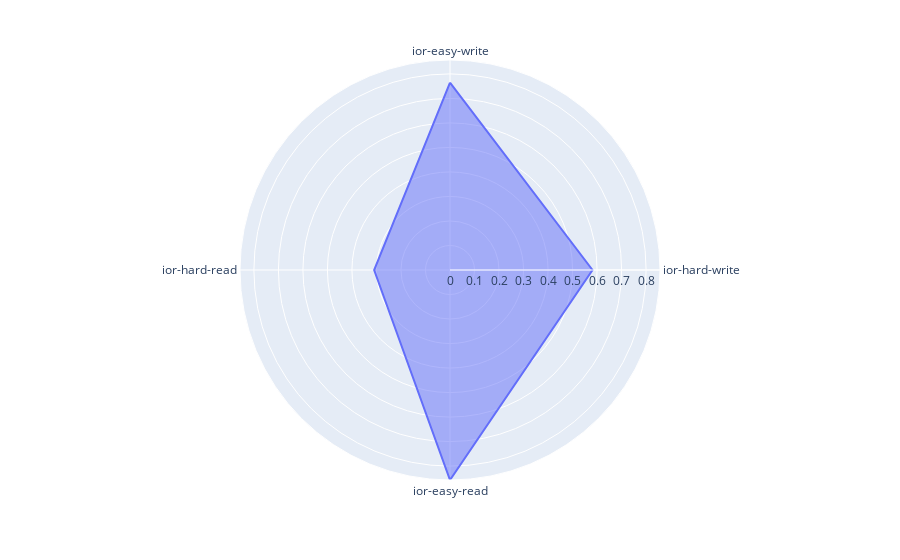
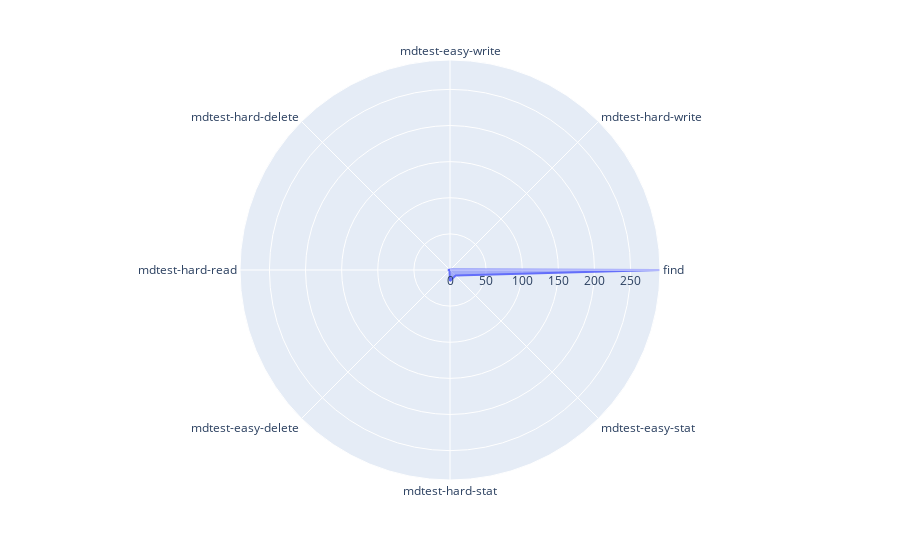

The notebook cell saved with these charts, in order:
### Code cell
from read_summary import read_io500_summary
import sys

RESULT_PATH='example_results/result_summary.txt'

import plotly.express as px
import pandas as pd

results = read_io500_summary(RESULT_PATH)

df = pd.DataFrame(results).transpose()
bw = df[df['unit'] == 'GiB/s']
iops = df[df['unit'] == 'kIOPS']
for subframe in [bw, iops]:
    fig = px.line_polar(bw, subframe.value, theta=subframe.index, line_close=True)
    fig.update_traces(fill='toself')
    fig.show()

### Figure 1 — Plotly figure (JSON) as saved in the notebook; plotly's stock layout.template omitted (floating-point values rounded to 4 significant figures)
{"data": [{"fill": "toself", "hovertemplate": "value=%{r}<br>index=%{theta}<extra></extra>", "legendgroup": "", "line": {"color": "#636efa", "dash": "solid"}, "marker": {"symbol": "circle"}, "mode": "lines", "name": "", "r": [0.7646, 0.5813, 0.8567, 0.3094, 0.7646], "showlegend": false, "subplot": "polar", "theta": ["ior-easy-write", "ior-hard-write", "ior-easy-read", "ior-hard-read", "ior-easy-write"], "type": "scatterpolar"}], "layout": {"legend": {"tracegroupgap": 0}, "margin": {"t": 60}, "polar": {"angularaxis": {"direction": "clockwise", "rotation": 90}, "domain": {"x": [0, 1], "y": [0, 1]}}}}

### Figure 2 — Plotly figure (JSON) as saved in the notebook; plotly's stock layout.template omitted (floating-point values rounded to 4 significant figures)
{"data": [{"fill": "toself", "hovertemplate": "r=%{r}<br>theta=%{theta}<extra></extra>", "legendgroup": "", "line": {"color": "#636efa", "dash": "solid"}, "marker": {"symbol": "circle"}, "mode": "lines", "name": "", "r": [1.031, 0.7502, 290.7, 10.92, 15.12, 1.05, 2.697, 0.8342, 1.031], "showlegend": false, "subplot": "polar", "theta": ["mdtest-easy-write", "mdtest-hard-write", "find", "mdtest-easy-stat", "mdtest-hard-stat", "mdtest-easy-delete", "mdtest-hard-read", "mdtest-hard-delete", "mdtest-easy-write"], "type": "scatterpolar"}], "layout": {"legend": {"tracegroupgap": 0}, "margin": {"t": 60}, "polar": {"angularaxis": {"direction": "clockwise", "rotation": 90}, "domain": {"x": [0, 1], "y": [0, 1]}}}}
